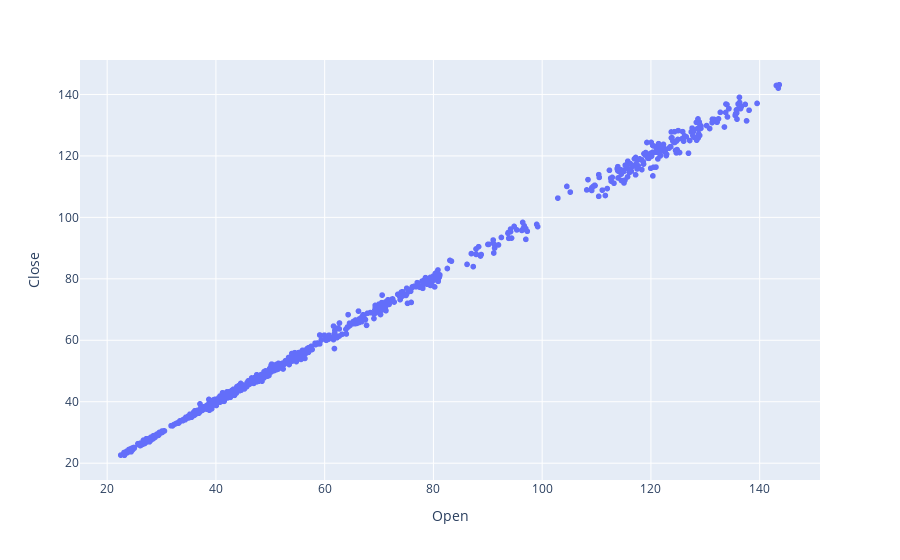

Source (notebook cell):
### Code cell
px.scatter(
    data_frame=df,
    x="Open",
    y="Close"
)

### Figure 1 — Plotly figure (JSON) as saved in the notebook; plotly's stock layout.template omitted (floating-point values rounded to 4 significant figures; data arrays with more than 128 entries replaced by an {"elided": "..."} marker saying what was removed)
{"data": [{"hovertemplate": "Open=%{x}<br>Close=%{y}<extra></extra>", "legendgroup": "", "marker": {"color": "#636efa", "symbol": "circle"}, "mode": "markers", "name": "", "showlegend": false, "type": "scattergl", "x": {"elided": "1258 float values"}, "xaxis": "x", "y": {"elided": "1258 float values"}, "yaxis": "y"}], "layout": {"legend": {"tracegroupgap": 0}, "margin": {"t": 60}, "xaxis": {"anchor": "y", "domain": [0, 1], "title": {"text": "Open"}}, "yaxis": {"anchor": "x", "domain": [0, 1], "title": {"text": "Close"}}}}
